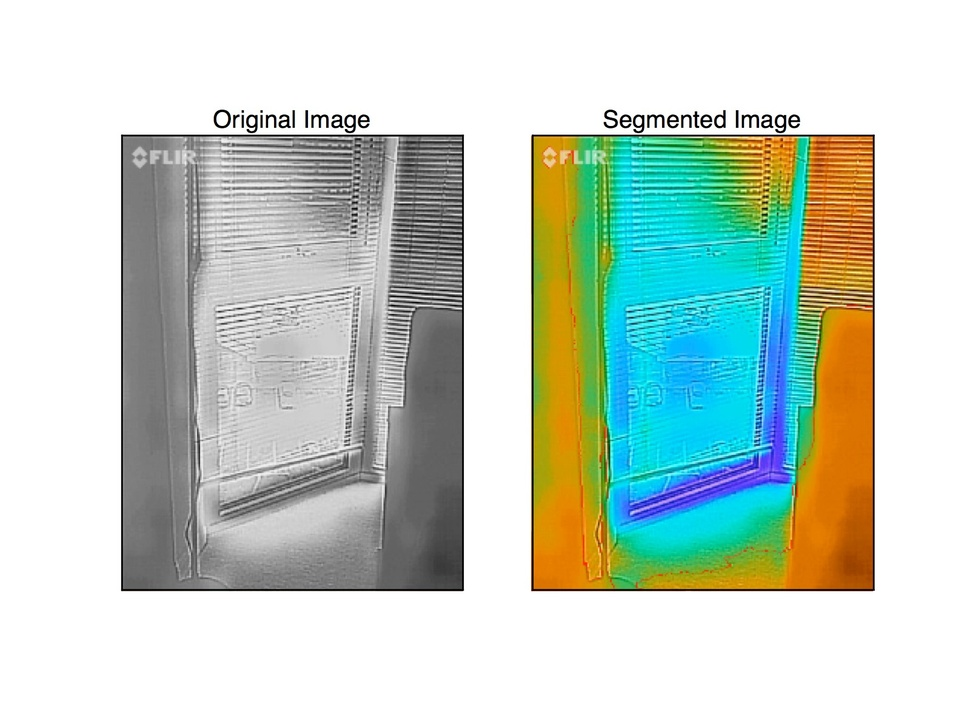
#> input picture output/watershed/IMG_1180.jpg, 970 x 727 px, shrunk from 1600 x 1200 before the run, given as the content of the folder images, which was not available
$ python segmentation_v1.py   (Python 2 division)
#> lines starting #> are read from the running program, lines starting #| are printed output that depends on the picture; after the words box and inside, x2 and y2 are one past the last pixel; in counts of white or black regions, pixels touching at a corner belong together; pictures that were not available may be replaced by others from this repository, and a replacement may not be noted
import sys
import cv2
import glob
import numpy as np
from matplotlib import pyplot as plt

"""
OpenCV Samples e.g.: /usr/local/share/OpenCV/samples/python2/watershed.py
"""


def watershed(img, gray):
    """
    Using Watershed image segmentation algorithm
    """
    ret, thresh = cv2.threshold(
        gray, 0, 255, cv2.THRESH_BINARY_INV + cv2.THRESH_OTSU)

    # noise removal
    kernel = np.ones((3, 3), np.uint8)
    opening = cv2.morphologyEx(thresh, cv2.MORPH_OPEN, kernel, iterations=2)

    # sure background area
    sure_bg = cv2.dilate(opening, kernel, iterations=3)

    # Finding sure foreground area
    dist_transform = cv2.distanceTransform(opening, cv2.DIST_L2, 5)
    ret, sure_fg = cv2.threshold(
        dist_transform, 0.7 * dist_transform.max(), 255, 0)

    # Finding unknown region
    sure_fg = np.uint8(sure_fg)
    unknown = cv2.subtract(sure_bg, sure_fg)

    # Marker labelling
    ret, markers = cv2.connectedComponents(sure_fg)

    # Add one to all labels so that sure background is not 0, but 1
    markers = markers + 1

    # Now, mark the region of unknown with zero
    markers[unknown == 255] = 0

    markers = cv2.watershed(img, markers)
    img[markers == -1] = [255, 0, 0]

    return img, markers


def plot_results(in_img, out_img, filepath, algo_name):

    if algo_name == "canny":
        title = 'Edge Image'
    elif algo_name == "watershed":
        title = 'Segmented Image'
    plt.subplot(121), plt.imshow(in_img, cmap='gray')
    plt.title('Original Image'), plt.xticks([]), plt.yticks([])
    plt.subplot(122), plt.imshow(out_img, cmap='gray')
    plt.title(title), plt.xticks([]), plt.yticks([])
    plt.savefig(filepath)
    # plt.show()

# """
for filepath in glob.glob("images/*.JPG"):

    filename = filepath.split("/")[1]
    filename = filename.replace(".JPG", ".jpg")
    print filename

    img = cv2.imread(filepath)
#> img is the input picture: shape (727, 970, 3); mean B, G, R 199.9, 210.6, 196.8
    # gray = cv2.imread(filepath, 0)
    # Get a gray scale
    gray = cv2.cvtColor(img, cv2.COLOR_BGR2GRAY)

    # Canny edge detection
    threshold1 = 100
    threshold2 = 200
    edges = cv2.Canny(gray, threshold1, threshold2)
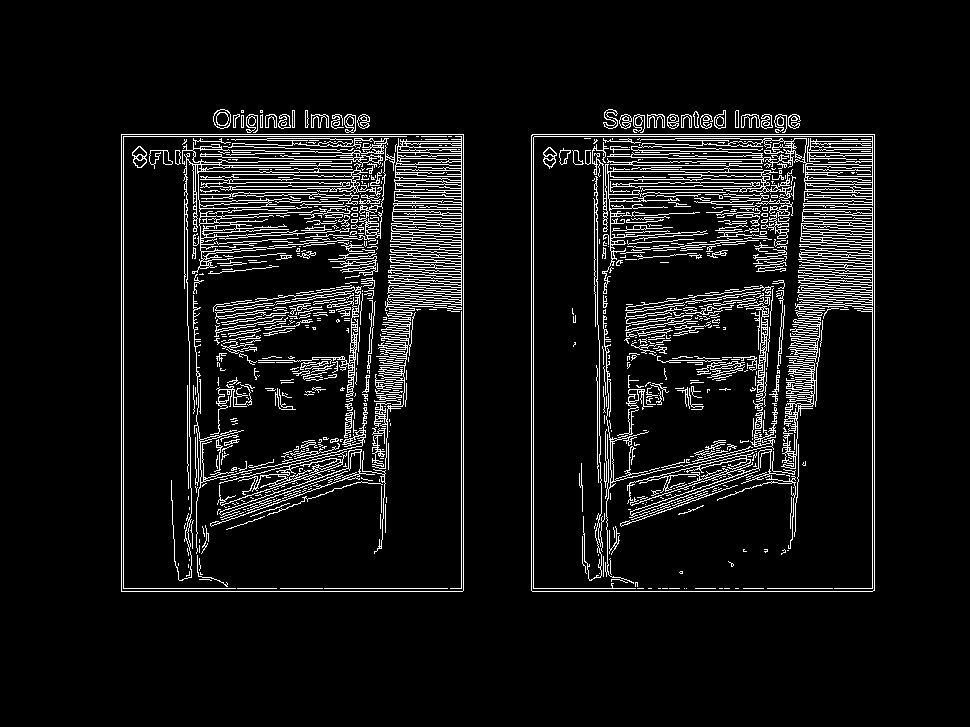
#> edges: shape (727, 970); 7.8% white in thin lines or dots, all inside (x1, y1, x2, y2) = (121, 109, 875, 592)
    plot_results(img, edges, "output/cannyedge/" + filename, "canny")

    # Watershed image segmentation
    s_img, markers = watershed(img, gray)
#> in watershed, `ret, thresh = cv2.threshold( gray, 0, 255, cv2.THRESH_BINARY_INV + cv2..`: ret = 190
#> in watershed, `ret, sure_fg = cv2.threshold( dist_transform, 0.7 * dist_transform.max..`: ret = 43.77
#> in watershed, `unknown = cv2.subtract(sure_bg, sure_fg)`:
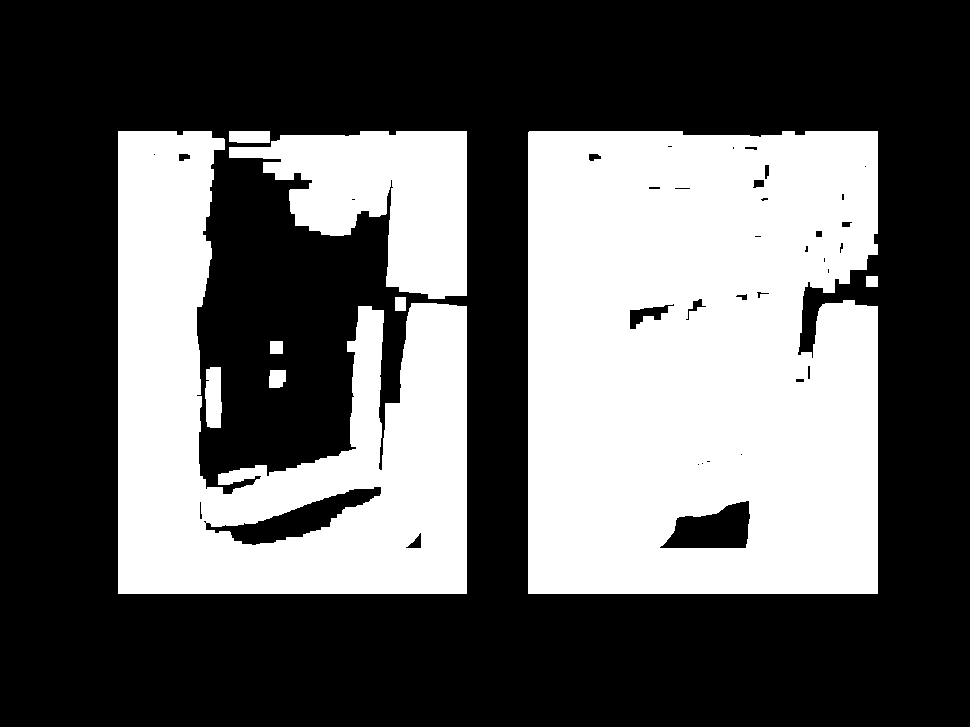
#> unknown: shape (727, 970); 37.7% white; 9 white regions, largest, box (x1, y1, x2, y2) and area: (528, 131, 878, 594) 155111, (118, 131, 467, 594) 86005, (229, 131, 467, 299) 22821
#> in watershed, `ret, markers = cv2.connectedComponents(sure_fg)`: ret = 3
#> in watershed, `markers[unknown == 255] = 0`:
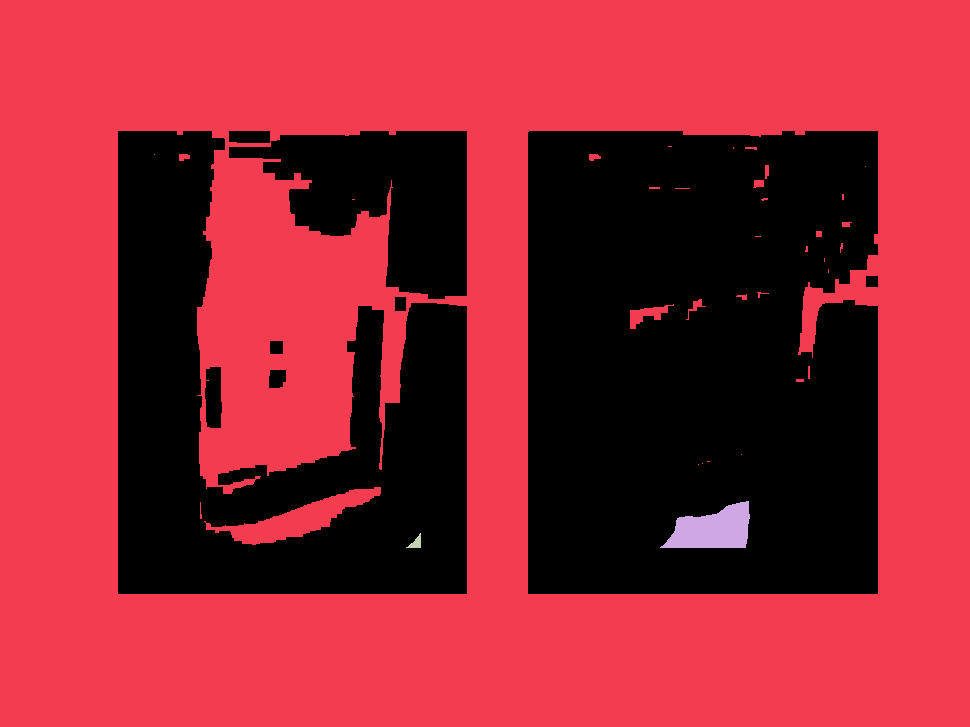
#> markers: shape (727, 970) int32; 4 distinct labels, from 0 to 3; one colour per label, 0 black
#> in watershed, `markers = cv2.watershed(img, markers)`:
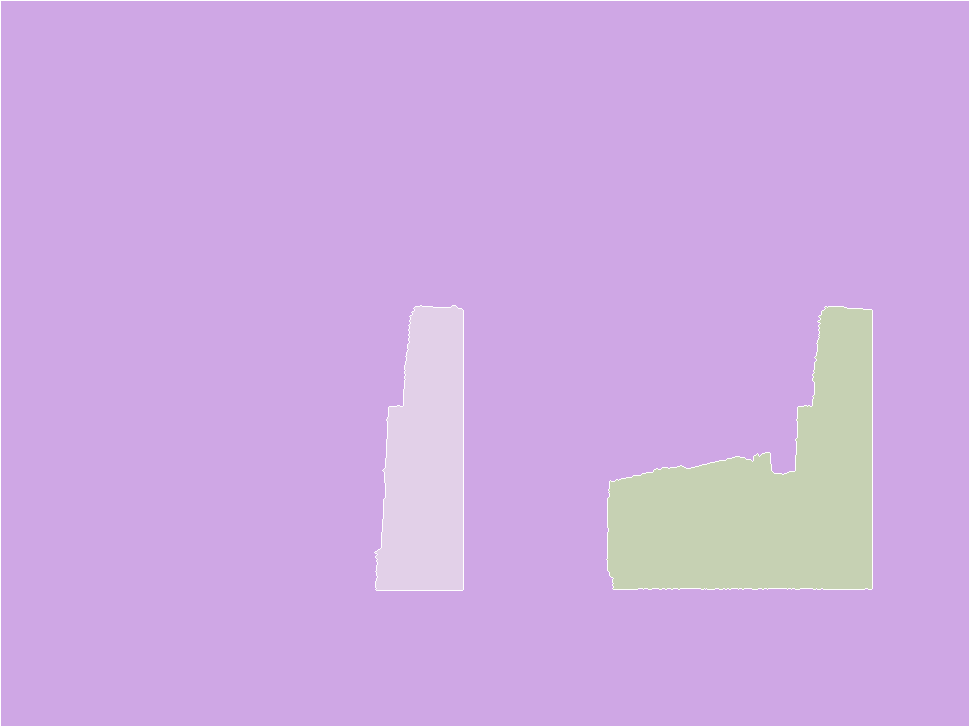
#> markers: shape (727, 970) int32; 4 distinct labels, from -1 to 3; one colour per label, 0 black, -1 white
#> in watershed, `img[markers == -1] = [255, 0, 0]`:
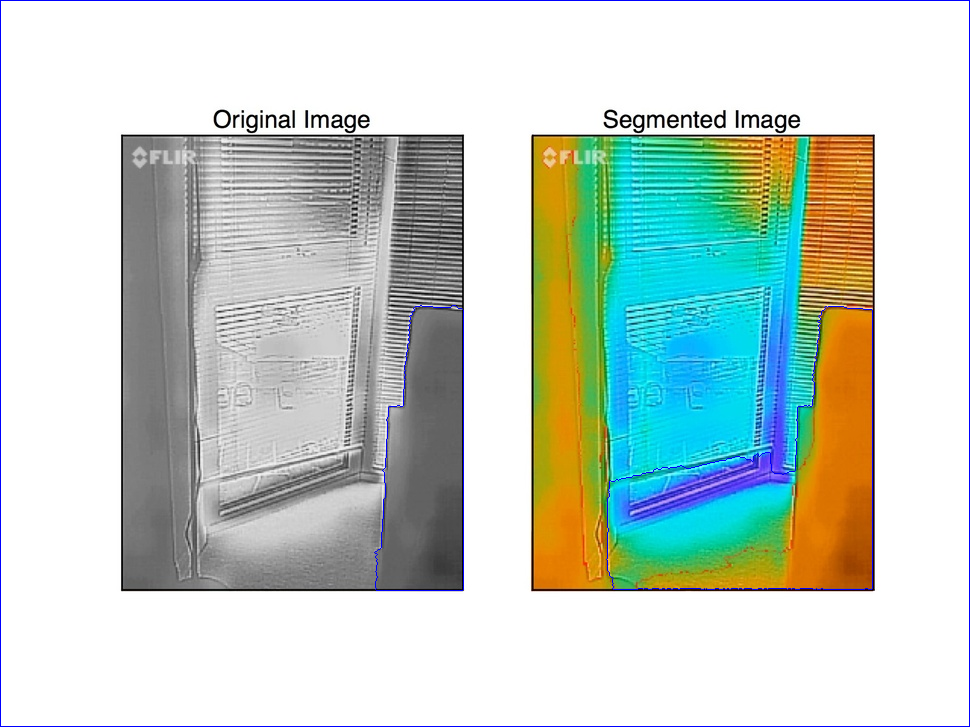
#> img: shape (727, 970, 3); 0.74% of pixels changed, all inside (x1, y1, x2, y2) = (0, 0, 970, 727)
    plot_results(gray, s_img, "output/watershed/" + filename, "watershed")
    # cv2.imwrite("output/watershed/markers_" + filename, markers)


sys.exit(0)
#> (the program exits here)

$ run again, on output/watershed/IMG_1186.jpg
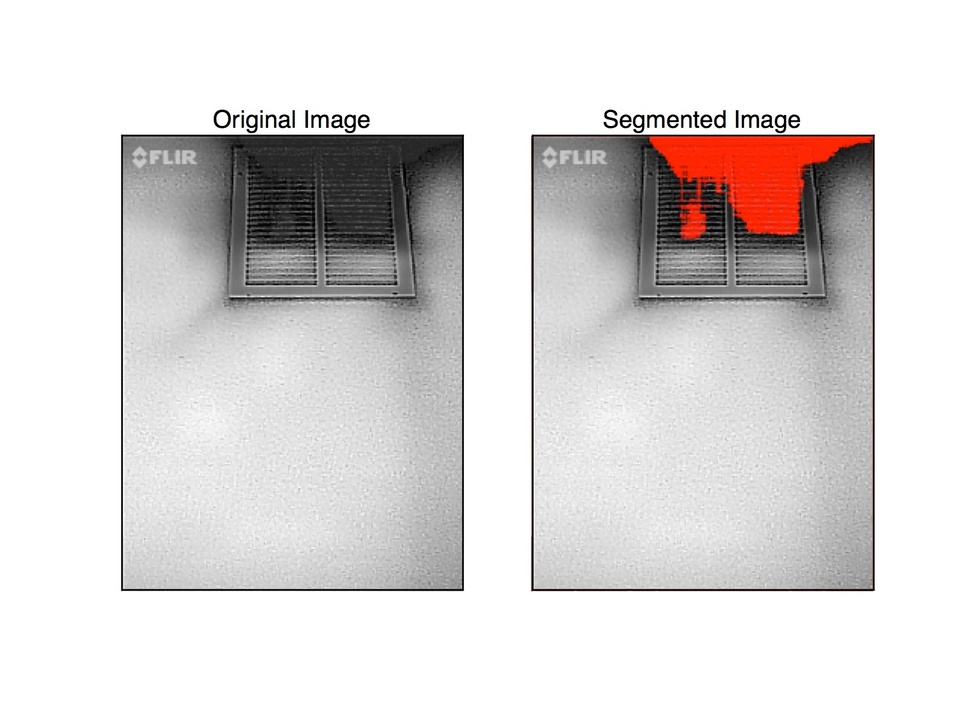
#> input picture output/watershed/IMG_1186.jpg, 970 x 727 px, shrunk from 1600 x 1200 before the run, given as the content of the folder images, which was not available
#> img is the input picture: shape (727, 970, 3); mean B, G, R 216.4, 216.9, 220.4
#> edges: shape (727, 970); 3.3% white in thin lines or dots, all inside (x1, y1, x2, y2) = (121, 109, 875, 592)
#> thresh: shape (727, 970); 14.5% white; 353 white regions (320 under 20 px), largest, box (x1, y1, x2, y2) and area: (531, 134, 875, 591) 49503, (121, 134, 464, 591) 48663, (214, 110, 231, 128) 138
#> in watershed, `ret, thresh = cv2.threshold( gray, 0, 255, cv2.THRESH_BINARY_INV + cv2..`: ret = 165
#> opening: shape (727, 970); 12.4% white; 32 white regions, largest, box (x1, y1, x2, y2) and area: (531, 135, 875, 319) 42543, (121, 135, 464, 319) 42332, (332, 274, 375, 279) 215
#> sure_bg: shape (727, 970); 14.2% white; 5 white regions, box (x1, y1, x2, y2) and area: (118, 132, 467, 322) 49282, (528, 132, 878, 322) 49241, (837, 562, 878, 594) 909, (427, 575, 467, 594) 669, (455, 562, 467, 573) 132
#> in watershed, `ret, sure_fg = cv2.threshold( dist_transform, 0.7 * dist_transform.max..`: ret = 42.7
#> in watershed, `ret, markers = cv2.connectedComponents(sure_fg)`: ret = 3
#> in watershed, `markers = cv2.watershed(img, markers)`:
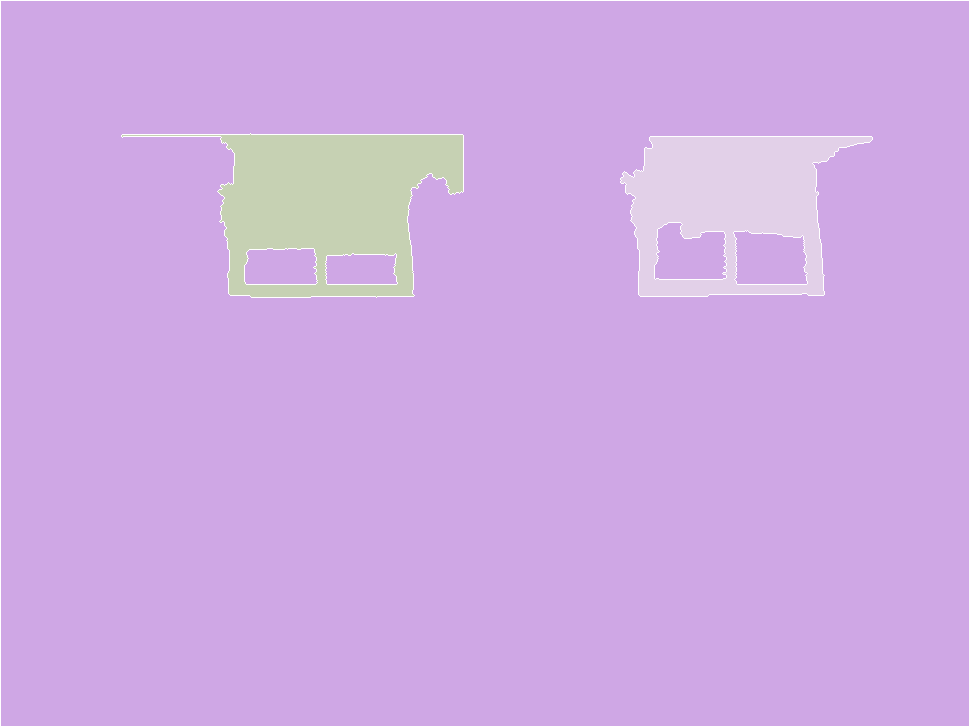
#> markers: shape (727, 970) int32; 4 distinct labels, from -1 to 3; one colour per label, 0 black, -1 white
#> in watershed, `img[markers == -1] = [255, 0, 0]`:
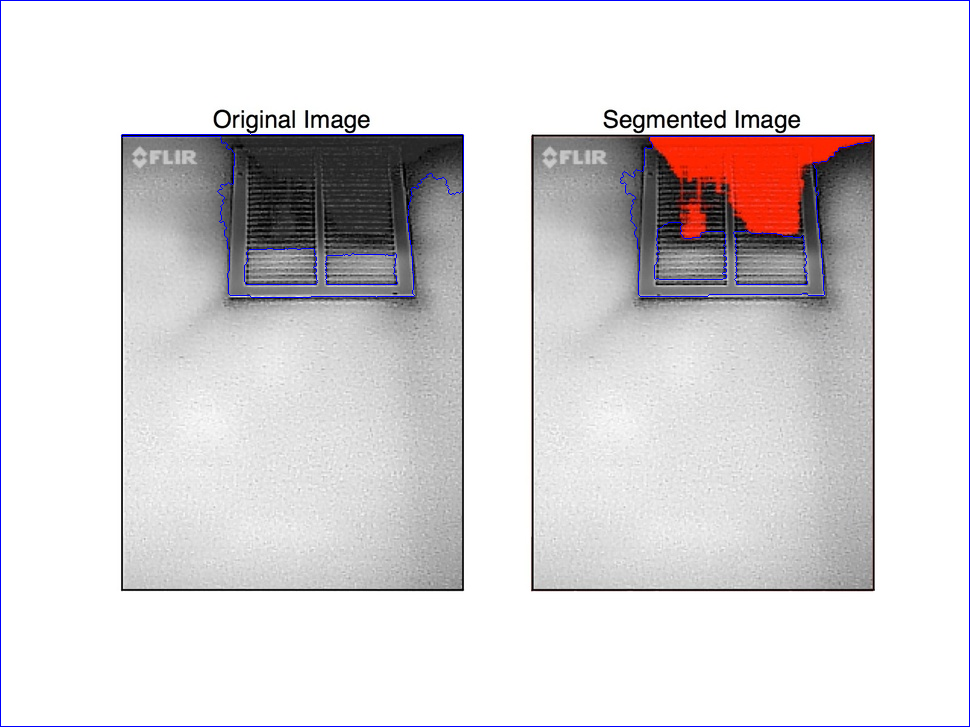
#> img: shape (727, 970, 3); 0.87% of pixels changed, all inside (x1, y1, x2, y2) = (0, 0, 970, 727)
